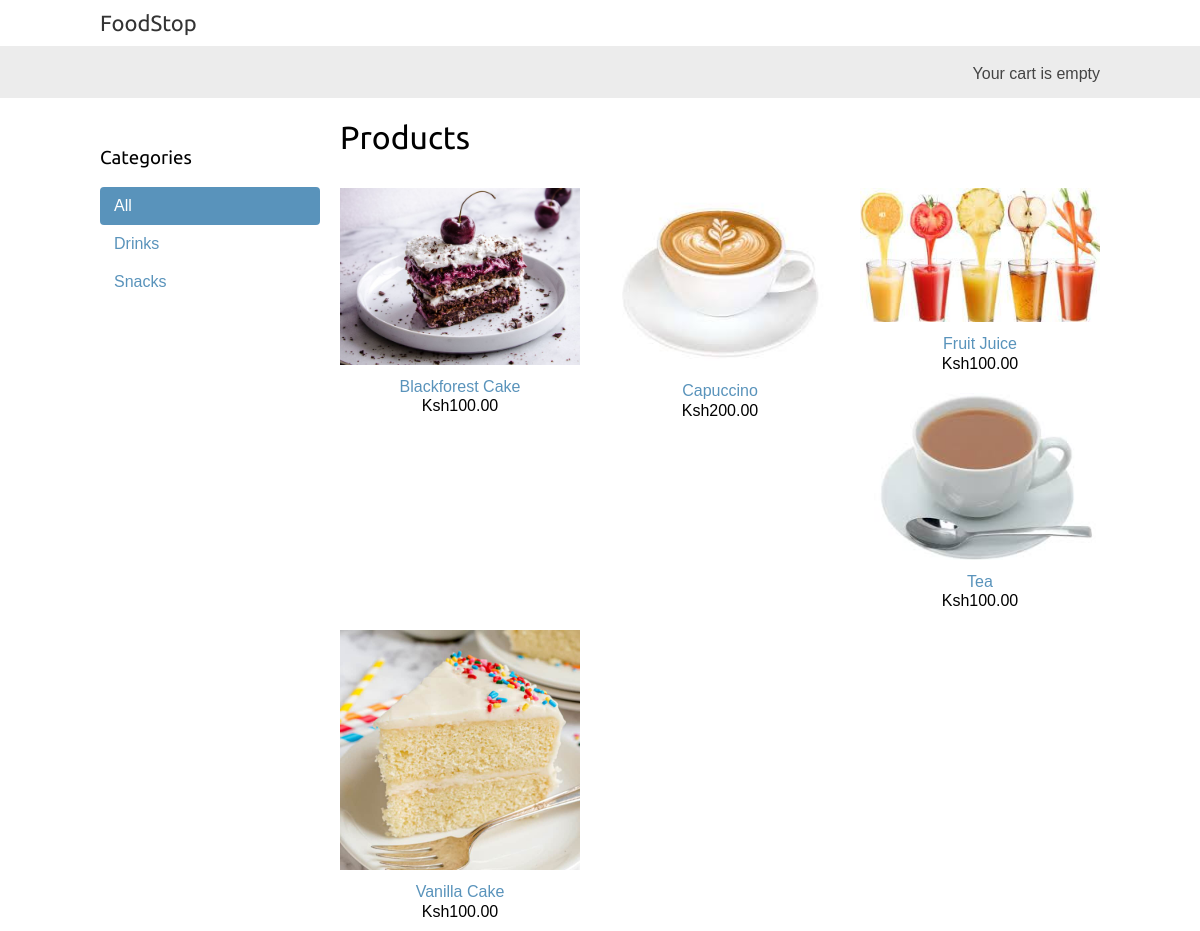
The page / on the database its author committed.
### shop/models.py (models this page shows, shortened)
class Category(models.Model):
    name = models.CharField(max_length=200,
                            db_index=True)
    slug = models.SlugField(max_length=200,
                            unique=True)
    class Meta:
        ordering = ('name',)
        verbose_name = 'category'
        verbose_name_plural = 'categories'
    def get_absolute_url(self):
        return reverse('shop:product_list_by_category',
                       args=[self.slug])

class Product(models.Model):
    category = models.ForeignKey(Category,
                                 related_name='products',
                                 on_delete=models.CASCADE)
    name = models.CharField(max_length=200, db_index=True)
    slug = models.SlugField(max_length=200, db_index=True)
    image = models.ImageField(upload_to='products/%y/%m/%d',
                              blank=True)
    description = models.TextField(blank=True)
    price = models.DecimalField(max_digits=10, decimal_places=2)
    available = models.BooleanField(default=True)
    created = models.DateTimeField(auto_now_add=True)
    updated = models.DateTimeField(auto_now=True)
    class Meta:
        ordering = ('name',)
        index_together = (('id', 'slug'),)
    def __str__(self):
        return self.name
    def get_absolute_url(self):
        return reverse('shop:product_detail',
                       args=[self.id, self.slug])

### shop/views.py (the view)
# urls.py: path('', views.product_list, name='product_list'),
def product_list(request, category_slug=None):
    category = None
    categories = Category.objects.all()
    products = Product.objects.filter(available=True)
    if category_slug:
        category = get_object_or_404(Category, slug=category_slug)
        products = products.filter(category=category)
    return render(request,
                  'shop/product/list.html',
                  {'category': category,
                   'categories': categories,
                   'products': products})

### shop/templates/shop/product/list.html (shortened to what this page needs)
{% extends "shop/base.html" %}
{% load static %}
{% block content %}
	<div id="sidebar">
		<h3>Categories</h3>
		<ul>
			<li {%if not category %} class="selected"{% endif %}>
				<a href="{% url "shop:product_list" %}">All</a>
			</li>
			{% for c in categories %}
				<li >
					<a href="{{ c.get_absolute_url }}">{{ c.name }}</a>
				</li>
			{% endfor %}
		</ul>
	</div>
	<div id="main" class="product-list">
		<h1>{% if category %}{{ category.name }}{% else %}Products{% endif %}</h1>
		{% for product in products %}
			<div class="item">
				<a href="{{ product.get_absolute_url }}">
					<img  src="{% if product.image %}{{ product.image.url }}{% else%}
					{%static "img/no_image.png" %}{% endif %}">
				</a>
				<a href="{{ product.get_absolute_url }}">{{ product }}</a>
				<br>
				Ksh{{ product.price }}
			</div>
		{% endfor %}
	</div>
{% endblock%}

### shop/templates/shop/base.html (shortened to what this page needs)
{% load static %}
<!DOCTYPE html>
<html>
	<head>
		<link href="{% static "css/shop.css" %}" rel="stylesheet">
	</head>
	<body>
		<div id="header">
			<a href="/" class="logo">FoodStop</a>
		</div>
		<div id="subheader">
			<div class="cart">
				Your cart is empty
			</div>
		</div>
		<div id="content">
			{% block content %}
			{% endblock %}
		</div>
	</body>
</html>

### shop/static/css/shop.css (style rules this page uses)
body { margin:0; padding:0; font-family:helvetica, sans-serif; }
h1, h2, h3, h4, h5 , h6 { font-family: 'Ubuntu', sans-serif; font-weight:normal; }
a { text-decoration:none; color:#5993bb; }
#header { padding:10px 100px; font-size:18px; overflow:auto; }
#subheader { background:#ececec; color:#444; padding:15px 100px; overflow:auto; }
#header .logo { font-family: 'Ubuntu', sans-serif; float:left; color:#333; font-size:22px; margin-right:10%; }
#subheader .cart { float:right; padding-top:4px; }
#content { padding:0 100px; overflow:hidden; }
#sidebar { width:220px; padding:30px 20px 0 0; float:left; }
#sidebar ul { margin:0; padding:0; }
#sidebar ul li { margin:0; list-style:none; padding:10px 14px; }
#sidebar ul li a { display:block; }
#sidebar ul li.selected { background:#5993bb; border-radius:4px; }
#sidebar ul li.selected a { color:#fff; }
#main { float:left; width: 96%; margin-right:-220px; overflow:hidden; }
.product-list .item { width:25%; padding:10px 20px 10px 0; float:left; text-align:center; line-height:1.2; }
.product-list .item img { width:100%; margin-bottom:8px; }

### rows shown on the page
Category: name "Drinks"
Category: name "Snacks"
Product: image (picture), name "Blackforest Cake", price "100.00"
Product: image (picture), name "Capuccino", price "200.00"
Product: image (picture), name "Fruit Juice", price "100.00"
Product: image (picture), name "Tea", price "100.00"
Product: image (picture), name "Vanilla Cake", price "100.00"
